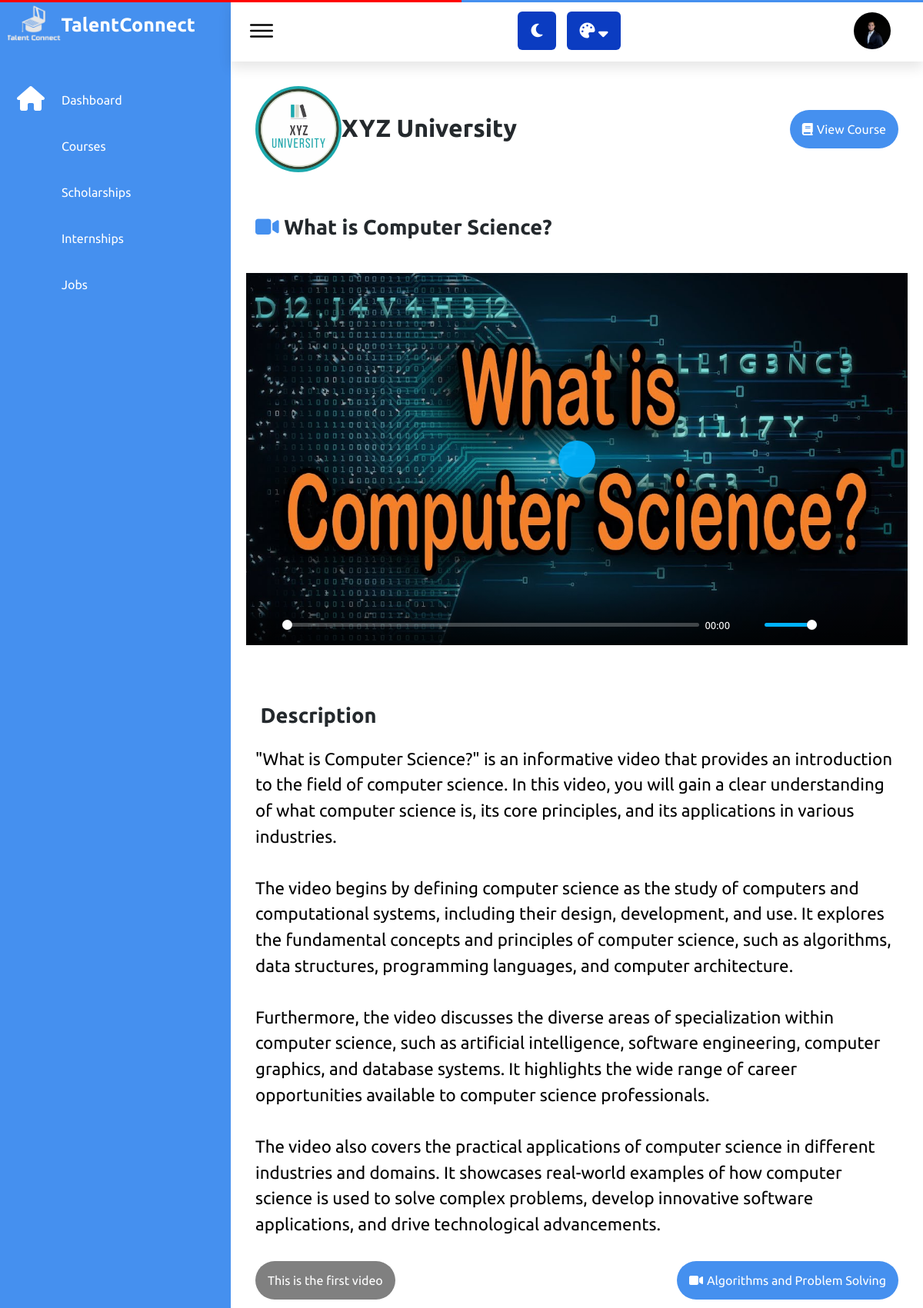
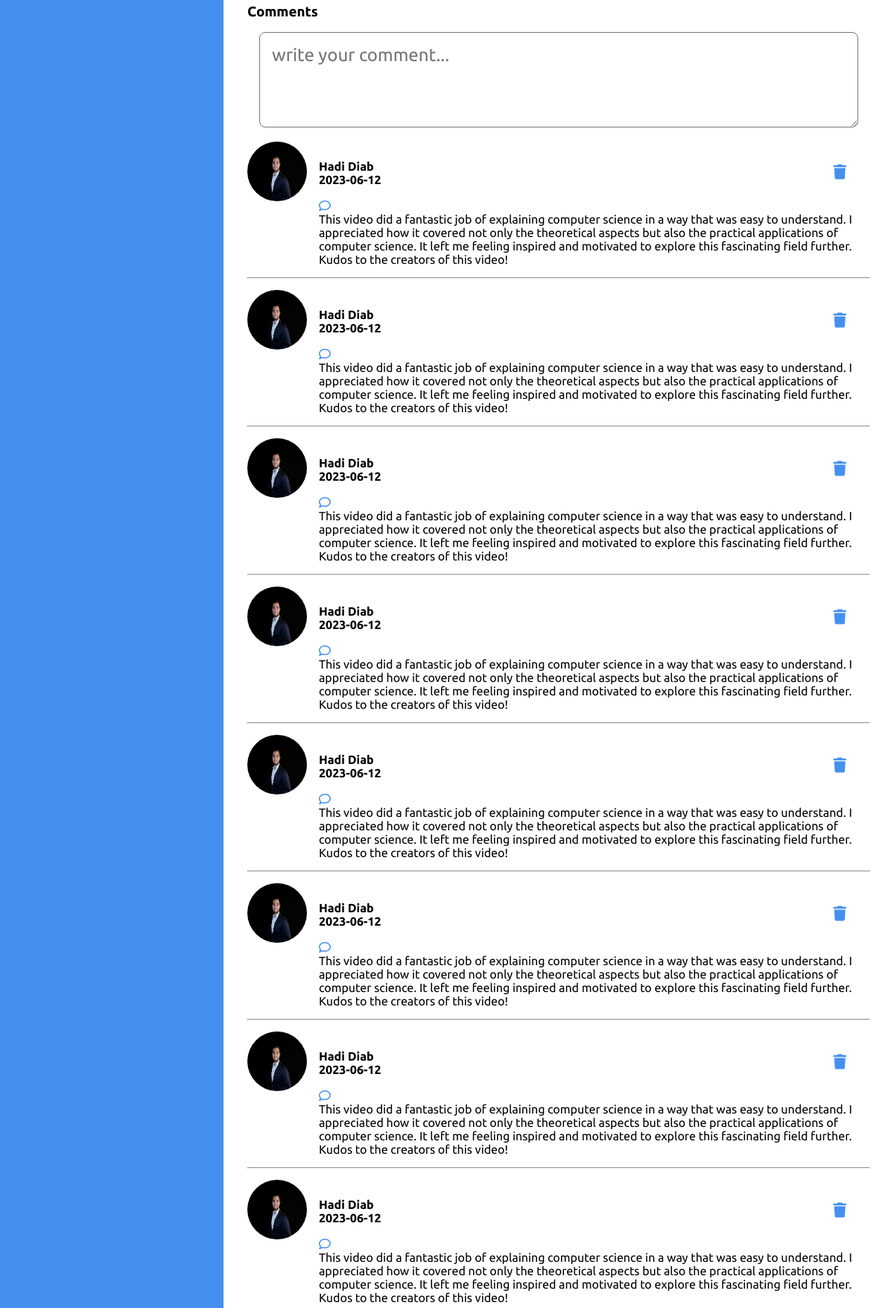
Screenshot of /individual/watch_video.php?video_id=1 (signed in, upper part) with the database file from the repository (2 pictures, top to bottom).
### tables this page shows
CREATE TABLE `individuals` (
  `individual_ID` int(11) NOT NULL,
  `individual_Name` varchar(50) NOT NULL,
  `individual_Password` varchar(50) NOT NULL,
  `individual_Email` varchar(50) NOT NULL,
  `individual_PhoneNumber` int(50) NOT NULL,
  `individual_Major` varchar(50) NOT NULL,
  `Is_Graduated` tinyint(1) NOT NULL,
  `individual_Country` varchar(50) NOT NULL,
  `individual_photo` text NOT NULL,
  `individual_Status` varchar(10) NOT NULL,
  `individual_JoinDate` date NOT NULL DEFAULT current_timestamp(),
  `individual_Linkedin` varchar(255) NOT NULL,
  `individual_About` text NOT NULL
);

CREATE TABLE `courses` (
  `course_ID` int(11) NOT NULL,
  `course_Name` varchar(50) NOT NULL,
  `course_Description` text NOT NULL,
  `course_Creator` varchar(50) NOT NULL,
  `course_Category` varchar(50) NOT NULL,
  `course_Picture` text NOT NULL,
  `course_overall_Video` text NOT NULL,
  `course_Fees` int(11) NOT NULL,
  `course_Status` varchar(10) NOT NULL,
  `course_Launch_Date` date NOT NULL DEFAULT current_timestamp()
);

CREATE TABLE `company` (
  `company_id` int(50) NOT NULL,
  `company_Name` varchar(100) NOT NULL,
  `company_Email` varchar(50) NOT NULL,
  `company_Password` varchar(50) NOT NULL,
  `company_PhoneNumber` int(50) NOT NULL,
  `company_Country` varchar(50) NOT NULL,
  `company_City` int(11) NOT NULL,
  `company_Status` varchar(10) NOT NULL,
  `company_Logo` text NOT NULL,
  `company_Website` varchar(255) NOT NULL,
  `company_Location` varchar(255) NOT NULL,
  `company_Linkedin` varchar(255) NOT NULL,
  `company_Twitter` varchar(50) NOT NULL,
  `company_Facebook` varchar(50) NOT NULL,
  `company_Instagram` varchar(50) NOT NULL,
  `company_About` text NOT NULL
);

CREATE TABLE `course_videos` (
  `video_ID` int(11) NOT NULL,
  `course_ID` int(11) NOT NULL,
  `video_Name` text NOT NULL,
  `video_Description` text NOT NULL,
  `video_Position_Name` text NOT NULL,
  `video_Picture` text NOT NULL,
  `video_Order` int(11) NOT NULL
);

CREATE TABLE `videos_comments` (
  `comment_ID` int(11) NOT NULL,
  `video_ID` int(11) NOT NULL,
  `course_ID` int(11) NOT NULL,
  `individual_ID` int(10) NOT NULL,
  `comment` text NOT NULL,
  `comment_Date` date NOT NULL DEFAULT current_timestamp()
);

### individual/watch_video.php (the view, shortened to what this page needs)
<?php
    include "structural_IndividualPage.php";
    if(isset($_GET['video_id'])){
        $video_id = $_GET['video_id'];
    }else{
        $video_id = '';
        header('location: videos.php');
    }
   $select_videos = mysqli_query($conn,"SELECT * FROM `course_videos` WHERE video_ID = $video_id");
   if(mysqli_num_rows($select_videos) > 0){
      $fetch_video = mysqli_fetch_assoc($select_videos);
      $course_ID=$fetch_video['course_ID'];
  }
?>
<section class="watch-video">
   <?php
      $select_videos = mysqli_query($conn,"SELECT * FROM `course_videos` WHERE video_ID = $video_id");
      if(mysqli_num_rows($select_videos) > 0){
         $fetch_video = mysqli_fetch_assoc($select_videos);
            $select_course_Creator = mysqli_query($conn,
               "SELECT * FROM courses
               INNER JOIN course_videos ON courses.course_ID = course_videos.course_ID
               INNER JOIN company ON company.company_Name  = courses.course_Creator
               WHERE video_ID = $video_id"
            );
            $role="company";
            $fetch_course_Creator = mysqli_fetch_assoc($select_course_Creator);
   ?>
<link rel="stylesheet" href="../css/plyr.css">
   <div class="video-details">
      <div class="tutor">
            <?php if ($role== "company") {
                  ?>
                  <a href="../viewCompanyProfile.php?company_id=<?= $fetch_course_Creator['company_id']; ?>" style="text-decoration: none; display: flex;     align-items: center;" target="_blank">
                     <img src="../images/companies_universities_images/<?= $fetch_course_Creator['company_Logo']; ?>" alt="">
                     <h3><?= $fetch_course_Creator['course_Creator']; ?></h3>
                  </a>
            <?php
                  }
            ?>
         <a href="viewCourse.php?course_id=<?= $fetch_video['course_ID']; ?>" class="inline-btn" style="    background-color: var(--nav-main);     padding: 1rem;     border-radius: 25px;     color: var(--white);"> <i class="fa-solid fa-book" style="margin-right:5px"></i>View Course</a>
      </div>
      <h3 class="title" style="margin: 0 2rem;">
         <i class="fa-solid fa-video" style="color: var(--nav-main);"></i>
         <?= $fetch_video['video_Name']; ?>
      </h3>
      <div  class="DIVvideo" style="margin: 20px;">
      </div>
      <div class="description">
         <h3 class="title">
            Description
         </h3>
         <p><?= $fetch_video['video_Description']; ?></p>
      </div>
      <div class="next-previousVideo">
         <?php
            if( $fetch_video['video_Order']!=1){
               $previousVideo=$fetch_video['video_Order']-1;
               $select_previousVideo = mysqli_query($conn,"SELECT video_ID, video_Name FROM `course_videos` WHERE course_ID = $course_ID AND video_Order = $previousVideo");
               if(mysqli_num_rows($select_previousVideo) > 0){
                  $fetch_previousVideo = mysqli_fetch_assoc($select_previousVideo);
                  echo'
                     <a href="watch_video.php?video_id='. $fetch_previousVideo['video_ID'].'"  class="a-btn"><i class="fa-solid fa-video" style="margin-right:5px;"></i>'. $fetch_previousVideo['video_Name'].'</a>
                  ';
               }
            }
            else{
               echo'
                  <p  class="a-btn" style="     background-color: gray; ">This is the first video</p>
               ';
            }
         ?>
         <?php
            $select_VideosCount = mysqli_query($conn,"SELECT video_ID FROM `course_videos` WHERE course_ID = $course_ID");
            if( $fetch_video['video_Order']!= mysqli_num_rows($select_VideosCount)){
               $nextVideo=$fetch_video['video_Order']+1;
               $select_nextVideo = mysqli_query($conn,"SELECT video_ID, video_Name FROM `course_videos` WHERE course_ID = $course_ID AND video_Order =$nextVideo");
               if(mysqli_num_rows($select_nextVideo) > 0){
                  $fetch_nextVideo = mysqli_fetch_assoc($select_nextVideo);
                  echo'
                     <a href="watch_video.php?video_id='. $fetch_nextVideo['video_ID'].'" class="a-btn"><i class="fa-solid fa-video" style="margin-right:5px"></i>'. $fetch_nextVideo['video_Name'].'</a>
                  ';
               }
            }
            else{
               echo'
                  <a id="downleadCertificate" class="a-btn"><i class="fa-regular fa-file-certificate" style="margin-right:5px"></i>Downlead Certificate</a>
               ';
            }
         ?>
      </div>
   </div>
   <?php
      }else{
         echo '<p class="empty">no videos added yet!</p>';
      }
   ?>
   <div class="comments">
      <h3 class="title">Comments<i class="fa-regular fa-comments-question-check fa-lg" style="    color: var(--nav-main);     margin-left: 10px;"></i></h3>
      <div class="addComment">
         <form action="#" method="post" class="add-comment">
            <textarea name="comment_box" required placeholder="write your comment..." maxlength="1000" cols="30" rows="10"></textarea>
         </form>
      </div>
      <?php
$select_comments = mysqli_query($conn, "SELECT * FROM videos_comments WHERE video_ID = $video_id ORDER BY comment_Date DESC LIMIT 10");
if (mysqli_num_rows($select_comments) > 0) {
    while ($fetch_comment = mysqli_fetch_assoc($select_comments)) {
        $select_commentor = mysqli_query($conn, "SELECT * FROM individuals WHERE individual_ID = {$fetch_comment['individual_ID']}");
        $fetch_commentor = mysqli_fetch_assoc($select_commentor);
        ?>
        <div class="SingleComment">
        <div class="commentHeader">
            <a href="../viewIndividualsProfile.php?individual_ID=<?= $fetch_commentor['individual_ID'] ?>" target="black">
               <img src="../images/individuals_images/<?= $fetch_commentor['individual_photo'] ?>" alt="" style="width: 5rem; height: 5rem; border-radius: 50%; margin-right: 1rem;">
            </a>
            <div>
               <h4><?= $fetch_commentor['individual_Name'] ?></h4>
               <h4><?= $fetch_comment['comment_Date'] ?></h4>
            </div>
            <?php
            if ($fetch_commentor['individual_ID'] == $individual_ID) {
               echo '<button class="removeButton fa-solid fa-trash fa-lg" data-comment-id="' . $fetch_comment['comment_ID'] . '" style="border: none;     color: var(--nav-main);     position: absolute;     right: 2rem;     top: 2.5rem; cursor: pointer;"></button>';
            }
            ?>
            </div>
            <p class="commentText">
               <i class="fa-regular fa-comment" style="color: var(--nav-main);"></i>
               <?= $fetch_comment['comment'] ?>
            </p>
            <hr style="     margin: 15px 0; ">
         </div>
        <?php
    }
    ?>
<?php
} else {
    echo '<p class="empty">No comments Yet</p>';
}
?>
</section>

### individual/structural_IndividualPage.php (shortened to what this page needs)
<?php
include "../connection.php";
if(!isset($_SESSION['individual_ID'])){
    header('location:../userRegistration.php');
    exit();
}
else{
    $individual_ID = $_SESSION['individual_ID'];
    }
?>
<!DOCTYPE html>
<html lang="en">
    <head>
        <link rel="stylesheet" href="assets/css/style.css">
        <link rel="stylesheet" href="assets/css/empty.css">
        <link rel="stylesheet" href="assets/css/profile.css">
        <link rel="stylesheet" href="assets/css/dark.css">
        <link rel="stylesheet" href="assets/css/alert.css">
        <link rel="stylesheet" href="assets/css/customers.css">
        <link rel="stylesheet" href="assets/css/navbar.css">
        <link rel="stylesheet" href="assets/css/commonStyle.css">
        <link rel="stylesheet" href="https://site-assets.fontawesome.com/releases/v6.4.0/css/all.css">
    </head>
<link rel="stylesheet" href="../css/scrolbtn.css">
    <body>
        <div class="container">
            <div class="navigation">
                <ul>
                    <li>
                        <a href="home.html" >
                            <span class="title" style="font-weight:600 ; font-size:25px; display: flex;     padding-top: 2px;     margin-left: -13px;">
                                <img src="assets/imgs/talentConnectLOGO.png" style="height: 100%; filter: invert(0.9);" alt="">
                                TalentConnect
                            </span>
                        </a>
                    </li>
                    <li>
                        <a href="home.php" id="Dashboard-LeftBar">
                            <span class="icon">
                                <i class="fa-solid fa-house fa-2xl"></i>
                            </span>
                            <span class="title">Dashboard</span>
                        </a>
                    </li>
                    <li>
                        <a href="courses.php" id="Courses-LeftBar">
                            <span class="icon">
                            </span>
                            <span class="title">Courses</span>
                        </a>
                    </li>
                    <li>
                        <a href="scholarships.php" id="Scholarship-LeftBar">
                            <span class="icon">
                            </span>
                            <span class="title">Scholarships</span>
                        </a>
                    </li>
                    <li>
                        <a href="delivery.php" id="InternshipManagement-LeftBar">
                            <span class="icon">
                            </span>
                            <span class="title">Internships</span>
                        </a>
                    </li>
                    <li>
                        <a href="jobs.php" id="Job-LeftBar">
                            <span class="icon">
                            </span>
                            <span class="title">Jobs</span>
                        </a>
                    </li>
                </ul>
            </div>
            <div class="main">
                <div class="topbar" style="box-shadow:0 .5rem 1rem rgba(0,0,0,.1); height:5rem;">
                    <div class="toggle">
                        <ion-icon name="menu-outline"></ion-icon>
                    </div>
                    <div class="appearance">
                        <div class="light-dark">
                            <i class="btn fas fa-moon" data-color="#e4e6eb #e4e6eb #24292D #24292D #242526"></i>
                        </div>
                        <div class="color-icon">
                            <div class="icons">
                                <i class="fas fa-palette"></i>
                                <i class="fas fa-sort-down arrow"></i>
                            </div>
                        </div>
                    </div>
                    <?php
                                $select_profile = mysqli_query($conn, "SELECT individual_Name, individual_photo FROM `individuals` WHERE  individual_ID = '$individual_ID'");
                                $fetch_profile = mysqli_fetch_assoc($select_profile);
                            ?>
                    <div class="user" style="border-radius:50%; margin-right:2rem; width:3rem; height:3rem; ">
                    <?php
                        if(empty($fetch_profile['individual_photo'])){
                            ?>
                            <ion-icon name="person-outline" id="user-btn" style=" margin:.5rem; font-size:40px; font-weight:500;margin-left:.3rem;margin-right:5rem;  border-radius:50%;"></ion-icon>
                    <?php
                        }else{
                            ?>
                            <img id="user-btn" src="../images/individuals_images/<?= $fetch_profile['individual_photo']; ?>" alt="<?= $fetch_profile['individual_Name']; ?>" srcset="">
                    <?php
                        }
                    ?>
                    </div>
                </div>

### rows the page displays
individuals: individual_photo (picture)
courses: company.company_Logo (picture), course_Creator "XYZ University"
course_videos: video_Name "What is Computer Science?", video_Description "\"What is Computer Science?\" is an informative video that provides an introduction to the field of computer science. In this video, you will gain a clear understanding of what computer science is, its core principles, and its applications in various industries. The video begins by defining computer science as the study of computers and computational systems, including their design, development, and use. It explores the fundamental concepts and principles of computer science, such as algorithms, data structures, programming languages, and computer architecture. Furthermore, the video discusses the diverse areas of specialization within computer science, such as artificial intelligence,…"
course_videos: video_Name "Algorithms and Problem Solving"
videos_comments: individual_ID.individual_photo (picture), individual_ID.individual_Name "Hadi Diab", comment_Date "2023-06-12", comment "This video did a fantastic job of explaining computer science in a way that was easy to understand. I appreciated how it covered not only the theoretical aspects but also the practical applications of computer science. It left me feeling inspired and motivated to explore this fascinating field further. Kudos to the creators of this video!"
videos_comments: individual_ID.individual_photo (picture), individual_ID.individual_Name "Hadi Diab", comment_Date "2023-06-12", comment "This video did a fantastic job of explaining computer science in a way that was easy to understand. I appreciated how it covered not only the theoretical aspects but also the practical applications of computer science. It left me feeling inspired and motivated to explore this fascinating field further. Kudos to the creators of this video!"
videos_comments: individual_ID.individual_photo (picture), individual_ID.individual_Name "Hadi Diab", comment_Date "2023-06-12", comment "This video did a fantastic job of explaining computer science in a way that was easy to understand. I appreciated how it covered not only the theoretical aspects but also the practical applications of computer science. It left me feeling inspired and motivated to explore this fascinating field further. Kudos to the creators of this video!"
videos_comments: individual_ID.individual_photo (picture), individual_ID.individual_Name "Hadi Diab", comment_Date "2023-06-12", comment "This video did a fantastic job of explaining computer science in a way that was easy to understand. I appreciated how it covered not only the theoretical aspects but also the practical applications of computer science. It left me feeling inspired and motivated to explore this fascinating field further. Kudos to the creators of this video!"
videos_comments: individual_ID.individual_photo (picture), individual_ID.individual_Name "Hadi Diab", comment_Date "2023-06-12", comment "This video did a fantastic job of explaining computer science in a way that was easy to understand. I appreciated how it covered not only the theoretical aspects but also the practical applications of computer science. It left me feeling inspired and motivated to explore this fascinating field further. Kudos to the creators of this video!"
videos_comments: individual_ID.individual_photo (picture), individual_ID.individual_Name "Hadi Diab", comment_Date "2023-06-12", comment "This video did a fantastic job of explaining computer science in a way that was easy to understand. I appreciated how it covered not only the theoretical aspects but also the practical applications of computer science. It left me feeling inspired and motivated to explore this fascinating field further. Kudos to the creators of this video!"
videos_comments: individual_ID.individual_photo (picture), individual_ID.individual_Name "Hadi Diab", comment_Date "2023-06-12", comment "This video did a fantastic job of explaining computer science in a way that was easy to understand. I appreciated how it covered not only the theoretical aspects but also the practical applications of computer science. It left me feeling inspired and motivated to explore this fascinating field further. Kudos to the creators of this video!"
videos_comments: individual_ID.individual_photo (picture), individual_ID.individual_Name "Hadi Diab", comment_Date "2023-06-12", comment "This video did a fantastic job of explaining computer science in a way that was easy to understand. I appreciated how it covered not only the theoretical aspects but also the practical applications of computer science. It left me feeling inspired and motivated to explore this fascinating field further. Kudos to the creators of this video!"
